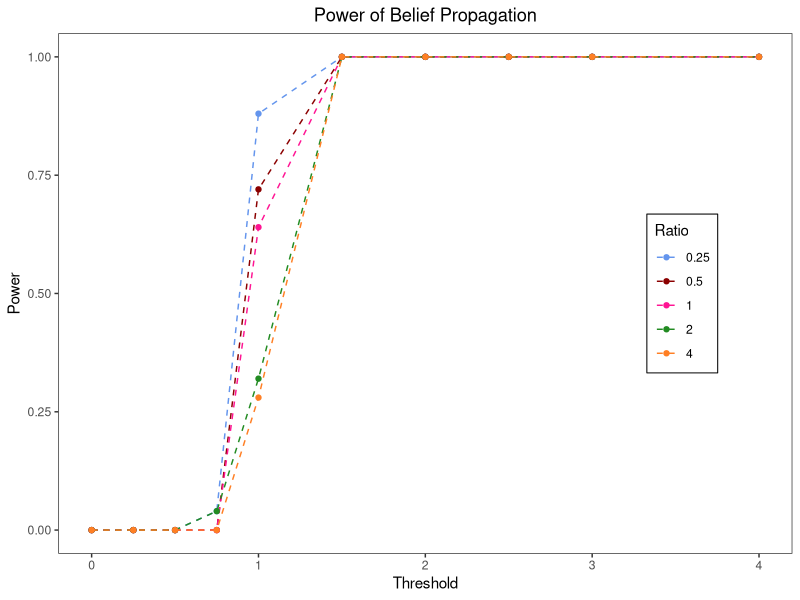
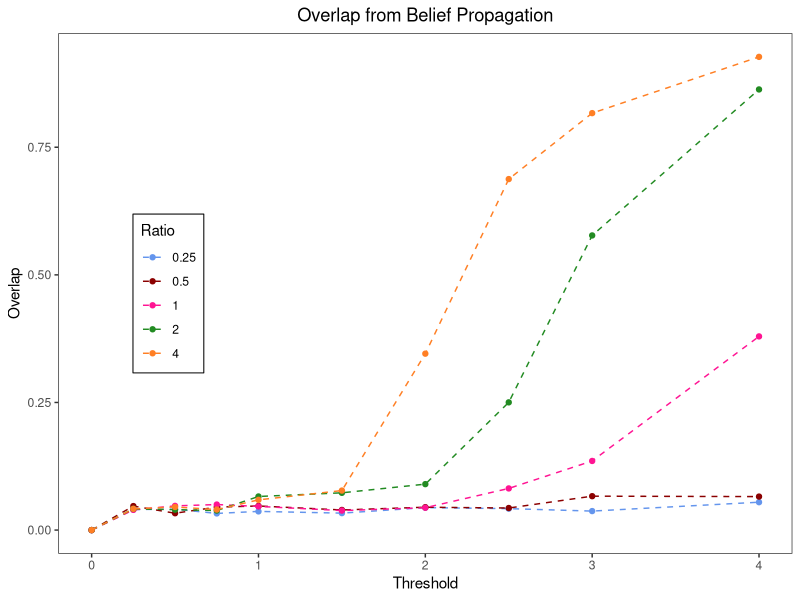

Generate these figures, in order, with R:
library(tidyverse)

Power.Overlap.values <- as_tibble(read_csv("Vals.csv"))[,2:11]

ratio <- 2/c(8, 4, 2, 1, 1/2)

threshold.vec <- Power.Overlap.values[1,]

Power <- as.data.frame(t(rbind(threshold.vec, Power.Overlap.values[2:6,])))
Overlap <- as.data.frame(t(rbind(threshold.vec, Power.Overlap.values[7:11,])))

colnames(Power) <- c("threshold", "ratio1", "ratio2",
                     "ratio3", "ratio4", "ratio5")

colnames(Overlap) <- c("threshold", "ratio1", "ratio2",
                    "ratio3", "ratio4", "ratio5")
power.plot <- Power %>%
  ggplot(aes(x = threshold, y = ratio1)) + 
  geom_line(aes(y = ratio1, color = "ratio1"), linetype = "dashed") + 
  geom_point(aes(y = ratio1, color = "ratio1")) +
  geom_line(aes(y = ratio2, color = "ratio2"), linetype = "dashed") + 
  geom_point(aes(y = ratio2, color = "ratio2")) +
  geom_line(aes(y = ratio3, color = "ratio3"), linetype = "dashed") + 
  geom_point(aes(y = ratio3, color = "ratio3")) +
  geom_line(aes(y = ratio4, color = "ratio4"), linetype = "dashed") + 
  geom_point(aes(y = ratio4, color = "ratio4")) +
  geom_line(aes(y = ratio5, color = "ratio5"), linetype = "dashed") +
  geom_point(aes(y = ratio5, color = "ratio5")) +
  scale_color_manual(breaks = c("ratio1", "ratio2",
                                "ratio3", "ratio4", "ratio5"),
                     values = c("cornflowerblue", "darkred", "deeppink",
                                "forestgreen","chocolate1"),
                     labels = ratio) +
  labs(title = "Power of Belief Propagation", x = "Threshold",
       y = "Power", color = "Ratio") +
  theme_bw() +
  theme(plot.title = element_text(hjust = 0.5),
        legend.position = c(0.85,0.5),
        legend.text.align = 0,
        legend.background = element_blank(),
        legend.box.background = element_rect(colour = "black"),
        panel.grid.major = element_blank(),
        panel.grid.minor = element_blank())

ggsave(plot = power.plot, filename = "ratio_power.pdf", device = "pdf",
       width = 4, height = 3)

overlap.plot <- Overlap %>%
  ggplot(aes(x = threshold, y = ratio1)) + 
  geom_line(aes(y = ratio1, color = "ratio1"), linetype = "dashed") + 
  geom_point(aes(y = ratio1, color = "ratio1")) +
  geom_line(aes(y = ratio2, color = "ratio2"), linetype = "dashed") + 
  geom_point(aes(y = ratio2, color = "ratio2")) +
  geom_line(aes(y = ratio3, color = "ratio3"), linetype = "dashed") + 
  geom_point(aes(y = ratio3, color = "ratio3")) +
  geom_line(aes(y = ratio4, color = "ratio4"), linetype = "dashed") + 
  geom_point(aes(y = ratio4, color = "ratio4")) +
  geom_line(aes(y = ratio5, color = "ratio5"), linetype = "dashed") +
  geom_point(aes(y = ratio5, color = "ratio5")) +
  scale_color_manual(breaks = c("ratio1", "ratio2",
                                "ratio3", "ratio4", "ratio5"),
                     values = c("cornflowerblue", "darkred", "deeppink",
                                "forestgreen","chocolate1"),
                     labels = ratio) +
  labs(title = "Overlap from Belief Propagation", x = "Threshold",
       y = "Overlap", color = "Ratio") +
  theme_bw() +
  theme(plot.title = element_text(hjust = 0.5),
        legend.position = c(0.15,0.5),
        legend.text.align = 0,
        legend.background = element_blank(),
        legend.box.background = element_rect(colour = "black"),
        panel.grid.major = element_blank(),
        panel.grid.minor = element_blank())

ggsave(plot = overlap.plot, filename = "ratio_overlap.pdf", device = "pdf",
       width = 4, height = 3)

